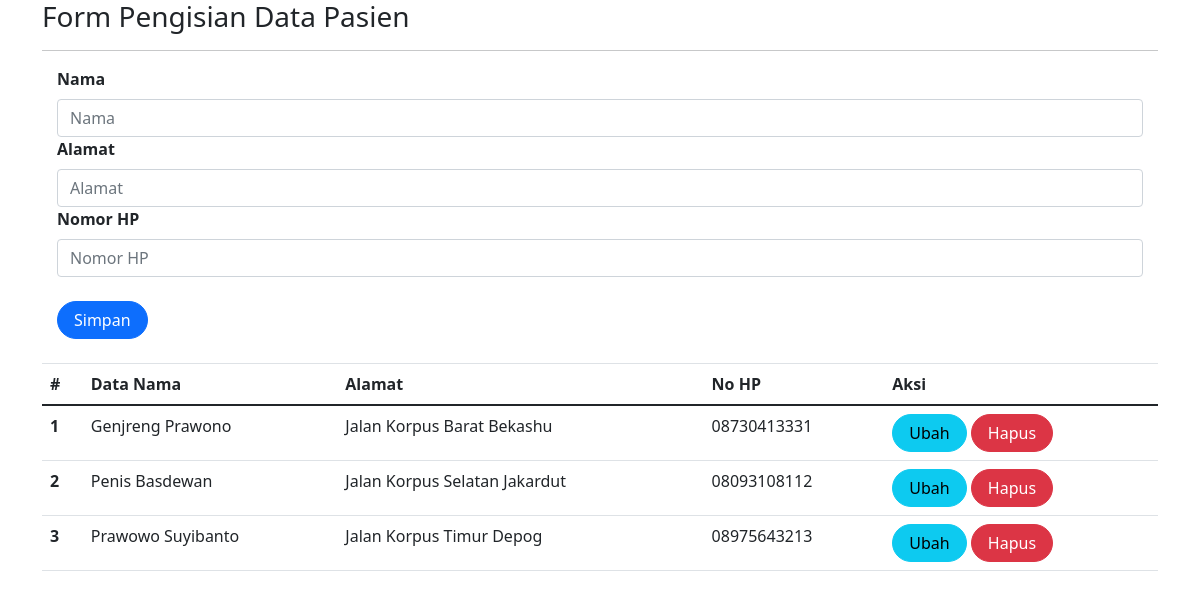
The app's page /pasien.php with its own data.
### tables this page shows
CREATE TABLE `pasien` (
  `id` int(10) NOT NULL,
  `datanama` varchar(50) NOT NULL,
  `alamat` varchar(50) NOT NULL,
  `no_hp` varchar(50) NOT NULL
);

### pasien.php (the view, shortened to what this page needs)
<?php
include_once("koneksi.php");
?>
<!DOCTYPE html>
<html lang="en">
<head>
    <link rel="stylesheet" href="assets/css/bootstrap.css">
    <link rel='stylesheet' href='styleku.css'>
    <link href="https://cdn.jsdelivr.net/npm/bootstrap@5.0.2/dist/css/bootstrap.min.css"
    rel="stylesheet"
>
</head>
<body>
<div class="container">
<h3>
</h3>
<hr>
<form class="form" method="POST" action="" name="myForm" onsubmit="return(validate());">
    <?php
    $datanama = '';
    $alamat ='';
    $no_hp = '';
    ?>
    <div class="col">
        <label for="inputNama" class="form-label fw-bold">
            Nama
        </label>
        <input type="text" class="form-control" name="datanama" id="inputNama" placeholder="Nama" value="<?php echo $datanama ?>">
    </div>
        <div class="col">
            <label for="inputAlamat" class="form-label fw-bold">
                Alamat
            </label>
            <input type="text" class="form-control" name="alamat" id="inputAlamat" placeholder="Alamat" value="<?php echo $alamat ?>">
        </div>
        <div class="col">
            <label for="inputNoHp" class="form-label fw-bold">
                Nomor HP
            </label>
            <input type="text" class="form-control" name="no_hp" id="inputNoHp" placeholder="Nomor HP" value="<?php echo $no_hp ?>">
        </div>
        <br>
        <div class="col">
            <button type="submit" class="btn btn-primary rounded-pill px-3" name="simpan">Simpan</button>
        </div>
</form>
<table class="table table-hover">
    <thead>
        <tr>
            <th scope="col">#</th>
            <th scope="col">Data Nama</th>
            <th scope="col">Alamat</th>
            <th scope="col">No HP</th>
            <th scope="col">Aksi</th>
        </tr>
    </thead>
    <tbody>
        <?php
        $result = mysqli_query(
            $koneksi,"SELECT * FROM pasien ORDER BY datanama"
            );
        $no = 1;
        foreach ($result as $data){
        ?>
            <tr>
                <th scope="row"><?php echo $no++ ?></th>
                <td><?php echo htmlspecialchars($data['datanama']) ?></td>
                <td><?php echo htmlspecialchars($data['alamat']) ?></td>
                <td><?php echo htmlspecialchars($data['no_hp']) ?></td>
                <td>
                    <a class="btn btn-info rounded-pill px-3"
                    href="pasien.php?id=<?php echo $data['id'] ?>">Ubah
                    </a>
                    <a class="btn btn-danger rounded-pill px-3"
                    href="pasien.php?id=<?php echo $data['id'] ?>&aksi=hapus">Hapus
                    </a>
                </td>
            </tr>
        <?php
        }
        ?>
    </tbody>
</table>
</body>
</html>

### styleku.css (style rules this page uses)
body { font-family: 'Poppins', sans-serif; font-size: 16px; line-height: 24px; font-weight: 400; color: #212112; background-position: center; background-repeat: repeat; background-size: 7%; background-color: #fff; overflow-x: hidden; transition: all 200ms linear; }

### records on screen
pasien: datanama "Genjreng Prawono", alamat "Jalan Korpus Barat Bekashu", no_hp "08730413331"
pasien: datanama "Penis Basdewan", alamat "Jalan Korpus Selatan Jakardut", no_hp "08093108112"
pasien: datanama "Prawowo Suyibanto", alamat "Jalan Korpus Timur Depog", no_hp "08975643213"
